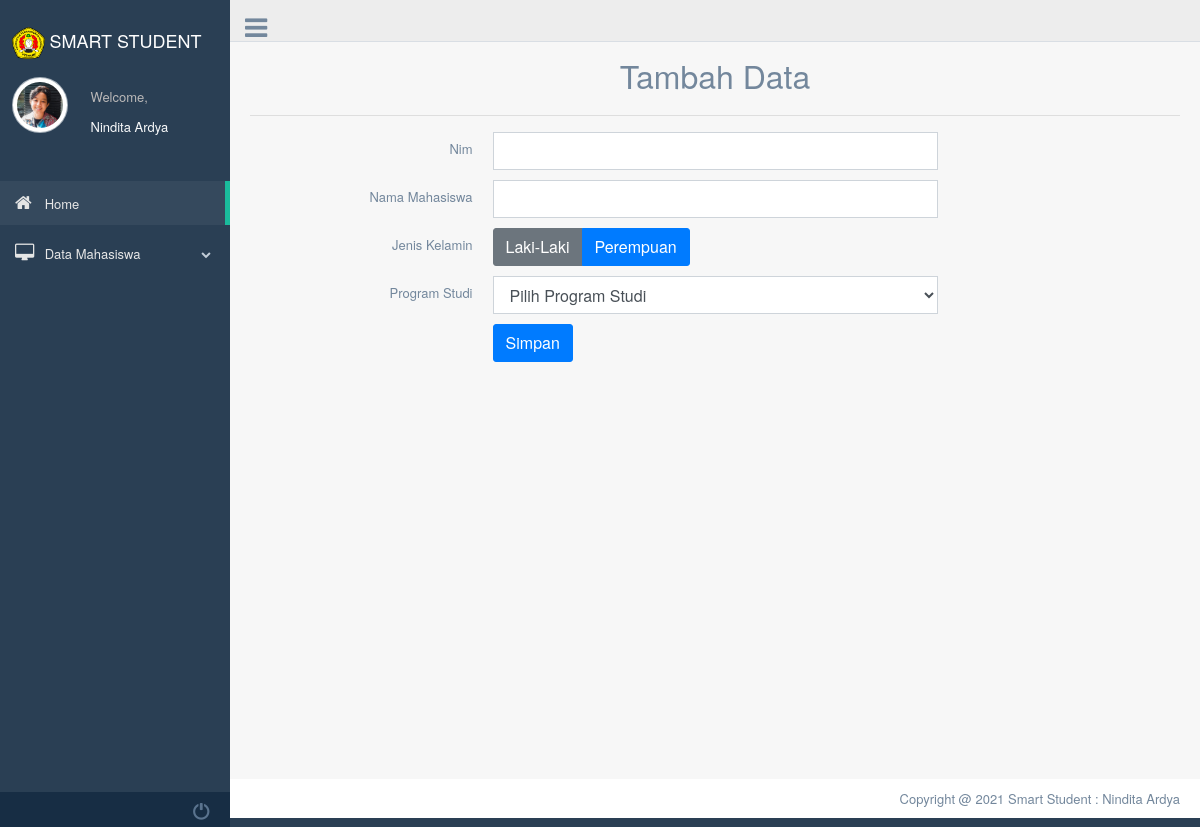
The page /index.php?page=tambah_mhs (signed in) on the database its author committed.
### tables this page shows
CREATE TABLE `users` (
  `iduser` bigint(20) NOT NULL,
  `username` varchar(191) NOT NULL,
  `password` varchar(191) NOT NULL,
  `photo` varchar(191) NOT NULL
);

### index.php (the view, shortened to what this page needs)
<!DOCTYPE html>
<html lang="en">
  <head>
    <link rel="stylesheet" href="js/jquery-ui-1.12.1/jquery-ui.css">
    <link rel="stylesheet" href="css/bootstrap.min.css">
    <link href="assets/bootstrap/dist/css/bootstrap.min.css" rel="stylesheet">
    <link href="assets/font-awesome/css/font-awesome.min.css" rel="stylesheet">
    <link href="assets/nprogress/nprogress.css" rel="stylesheet">
    <link href="assets/iCheck/skins/flat/green.css" rel="stylesheet">
    <link href="assets/bootstrap-progressbar/css/bootstrap-progressbar-3.3.4.min.css" rel="stylesheet">
    <link href="assets/css/custom.min.css" rel="stylesheet">
  </head>
  <body class="nav-md">
    <?php
            if(!isset($_SESSION['username'])) :
            header("location: login.php?msg=belum login");
            else:
            include "koneksi.php";
            $username = $_SESSION['username'];
            $sql = "SELECT * FROM `users`
            WHERE `username`= '$username'";
            $sql_run = mysqli_query($koneksi, $sql);
            $akun = mysqli_fetch_assoc($sql_run);
        ?>
    <div class="container body">
      <div class="main_container">
        <div class="col-md-3 left_col">
          <div class="left_col scroll-view">
            <div class="navbar nav_title" style="border: 0;">
            <center>
            <a class="navbar-brand">
                <img src="assets/images/upn.png" class="logo" alt="logo" width="15%"><span><font size="4.95" color="white" face="Helvetica Neue"> SMART STUDENT</font></span>
            </a>
            </center>
            </div>
            <div class="profile clearfix">
              <div class="profile_pic">
              <img src="img/users/<?= $akun['photo']; ?>" alt=".." class="img-circle profile_img">
              </div>
              <div class="profile_info">
                <span>Welcome,</span>
                <br>
                <span class="text-light"><?= $akun['username']; ?></span>
              </div>
            </div>
            <br />
            <div id="sidebar-menu" class="main_menu_side hidden-print main_menu">
              <div class="menu_section">
                <ul class="nav side-menu">
                  <li><a href="index.php"><i class="fa fa-home"></i> Home <span class="fa fa-chevron"></span></a>
                  </li>
                  <li><a href="#"><i class="fa fa-desktop"></i> Data Mahasiswa <span class="fa fa-chevron-down"></span></a>
                  </li>
                </ul>
              </div>
            </div>
            <div class="sidebar-footer hidden-small">
              <a data-toggle="tooltip" data-placement="top" title="Settings" href="#">
              </a>
              <a data-toggle="tooltip" data-placement="top" title="FullScreen" href="#">
              </a>
              <a data-toggle="tooltip" data-placement="top" title="Lock" href="#">
              </a>
              <a data-toggle="modal" data-target="#LogoutModal" title="Logout" href="#">
                <span class="glyphicon glyphicon-off" aria-hidden="true" ></span>
              </a>
            </div>
          </div>
        </div>
        <div class="top_nav">
          <div class="nav_menu">
              <div class="nav toggle">
                <a id="menu_toggle"><i class="fa fa-bars"></i></a>
              </div>
              <nav class="nav navbar-nav">
            </nav>
          </div>
        </div>
        <div class="right_col" role="main">
      <?php
      $queries = array();
      parse_str($_SERVER['QUERY_STRING'], $queries);
      switch ($queries['page']) {
      	case 'tambah_mhs':
      		include 'tambah.php';
      		break;
        }
        ?>
        </div>
        <footer>
          <div class="pull-right">
            Copyright @ 2021 Smart Student : Nindita Ardya
          </div>
          <div class="clearfix"></div>
        </footer>
      </div>
      <?php endif; ?>
  </body>
</html>

### rows shown on the page
users: photo (picture), username "Nindita Ardya"
